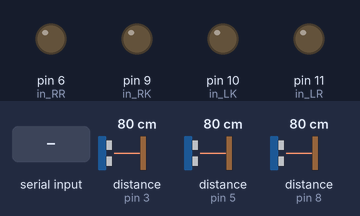
Bench run of a sketch on a simulated Arduino Uno, built with avr-gcc and run on an emulated ATmega328P. Parts: output pins drawn as LEDs (lit = HIGH). Wiring (inferred from the names in the program): 3 × ultrasonic range finder: trigger pin 2, echo pin 3 / trigger pin 4, echo pin 5 / trigger pin 7, echo pin 8. The inputs (shaded band) are chosen by the test bench; at power-on: distance to the obstacle (sensors on pin 3, pin 5, pin 8) 80 cm. The echo pulse lasts 58.3 µs per cm; pins used as bus, display or sensor lines are not drawn; what the sketch prints to the serial monitor is not drawn.

Above: at 1.2 s.
1.3 s: "1" received over Serial
At 3.4 s:
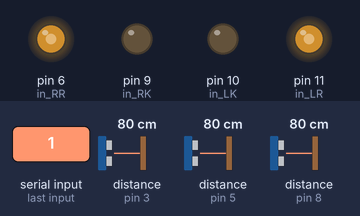
3.8 s: distance to the obstacle (sensor on pin 3) set to 120 cm
6.8 s: distance to the obstacle (sensor on pin 5) set to 2 cm
9.8 s: distance to the obstacle (sensor on pin 8) set to 2 cm
12.8 s: distance to the obstacle (sensor on pin 3) set to 2 cm
15.8 s: "0" received over Serial
Timing chart, 0 to 18.8 s (numbered marks = the images above; inputs shaded):
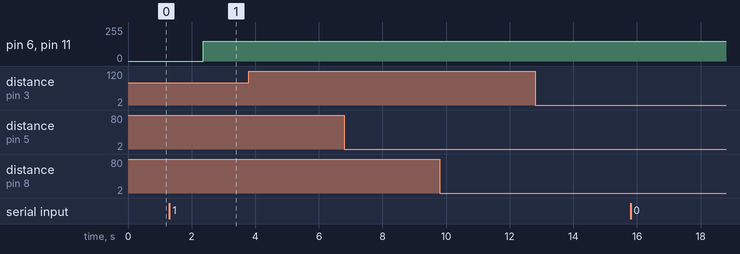

Measured:
- after the input at 1.3 s, pin 6 (in_RR), pin 11 (in_LR): 0/255 → 150/255 after 1.1 s
- after the input at 3.8 s, every drawn part: stays the same
- after the input at 6.8 s, every drawn part: stays the same
- after the input at 9.8 s, every drawn part: stays the same
- after the input at 12.8 s, every drawn part: stays the same
- after the input at 15.8 s, every drawn part: stays the same

The sketch:

arduino1.0.ino
```cpp
#include <ArduinoJson.h>

class Metrics {
  public:
    //sensor readings
    int rightDistance, leftDistance, frontDistance;
    String labelRD = "rightDistance";
    String labelLD = "leftDistance";
    String labelFD = "frontDistance";

    //method that returns the distances in a json format
    String toString() {
      return ("{\"" + labelRD + "\":\"" + rightDistance + "\",\"" + labelLD + "\":\"" + leftDistance + "\",\"" + labelFD + "\":\"" + frontDistance + "\"}");
    };
};

// Input pins for motors. Side: Right/Left Cable Color: Red/Black
const int in_RR = 6 ;
const int in_RK = 9 ;
const int in_LR = 11 ;
const int in_LK = 10 ;

// define sensor pins t->trig e->echo
const int rightTPin = 2;
const int rightEPin = 3;
const int leftTPin = 7;
const int leftEPin = 8;
const int frontTPin = 4;
const int frontEPin = 5;

//define values for speed
const int high = 150;
const int low = 0;

const int capacity = 6 * JSON_OBJECT_SIZE(3);

Metrics *m = new Metrics();

//function to get input from a sensor
void getRightDistance() {
  // Clears the trigPin
  digitalWrite(rightTPin, LOW);
  delayMicroseconds(2);

  // Sets the trigPin on HIGH state for 10 micro seconds
  digitalWrite(rightTPin, HIGH);
  delayMicroseconds(10);
  digitalWrite(rightTPin, LOW);

  // Reads the echoPin, returns the sound wave travel time in microseconds
  long duration = pulseIn(rightEPin, HIGH);
  m->rightDistance = duration * 0.034 / 2;
}

void getLeftDistance() {
  // Clears the trigPin
  digitalWrite(leftTPin, LOW);
  delayMicroseconds(2);

  // Sets the trigPin on HIGH state for 10 micro seconds
  digitalWrite(leftTPin, HIGH);
  delayMicroseconds(10);
  digitalWrite(leftTPin, LOW);

  // Reads the echoPin, returns the sound wave travel time in microseconds
  long duration = pulseIn(leftEPin, HIGH);
  m->leftDistance = duration * 0.034 / 2;
}

void getFrontDistance() {
  // Clears the trigPin
  digitalWrite(frontTPin, LOW);
  delayMicroseconds(2);

  // Sets the trigPin on HIGH state for 10 micro seconds
  digitalWrite(frontTPin, HIGH);
  delayMicroseconds(10);
  digitalWrite(frontTPin, LOW);

  // Reads the echoPin, returns the sound wave travel time in microseconds
  long duration = pulseIn(frontEPin, HIGH);
  m->frontDistance = duration * 0.034 / 2;
}

//functions to control the car
void turnRight() {
  analogWrite(in_RR, low);
  analogWrite(in_RK, high);
  analogWrite(in_LK, low);
  analogWrite(in_LR, high);
}

void turnLeft() {
  analogWrite(in_RR, high);
  analogWrite(in_RK, low);
  analogWrite(in_LK, high);
  analogWrite(in_LR, low);
}

void forward() {
  analogWrite(in_RR, high) ;
  analogWrite(in_RK, low) ;
  analogWrite(in_LR, high) ;
  analogWrite(in_LK, low) ;
}

void brake() {
  analogWrite(in_RR, low) ;
  analogWrite(in_RK, low) ;
  analogWrite(in_LR, low) ;
  analogWrite(in_LK, low) ;
}

//function to receive command from raspberry pi
//command should be a string in json format {"code":"integer between 0-4"}
//code 0: forward
//code 1: turn right
//code 2: turn left
//code 3: turnAround !Need work
//code 4: brake
void getCommand() {
  String input;

  if (Serial.available() > 0) {
    input = Serial.readString();
    DynamicJsonDocument dict(capacity);
    DeserializationError err = deserializeJson(dict, input);
    int command = dict["code"].as<int>();
    if (command == 0) {
      forward();
    }
    else if (command == 1) {
      turnRight();
    }
    else if (command == 2) {
      turnLeft();
    }
    else if (command == 3) {
      //turnAround();
    }
    else {
      brake();
    }
  }
}

void setup() {
  pinMode(in_RR, OUTPUT) ; //Logic pins are also set as output
  pinMode(in_RK, OUTPUT) ;
  pinMode(in_LR, OUTPUT) ;
  pinMode(in_LK, OUTPUT) ;

  pinMode(rightTPin, OUTPUT); // Sets the trigPin as an Output
  pinMode(rightEPin, INPUT); // Sets the echoPin as an Input
  pinMode(leftTPin, OUTPUT);
  pinMode(leftEPin, INPUT);
  pinMode(frontTPin, OUTPUT);
  pinMode(frontEPin, INPUT);
  Serial.begin(9600); // Starts the serial communication
}

void loop() {
  getRightDistance();
  getLeftDistance();
  getFrontDistance();
  Serial.println(m->toString());
  getCommand();
}
```
